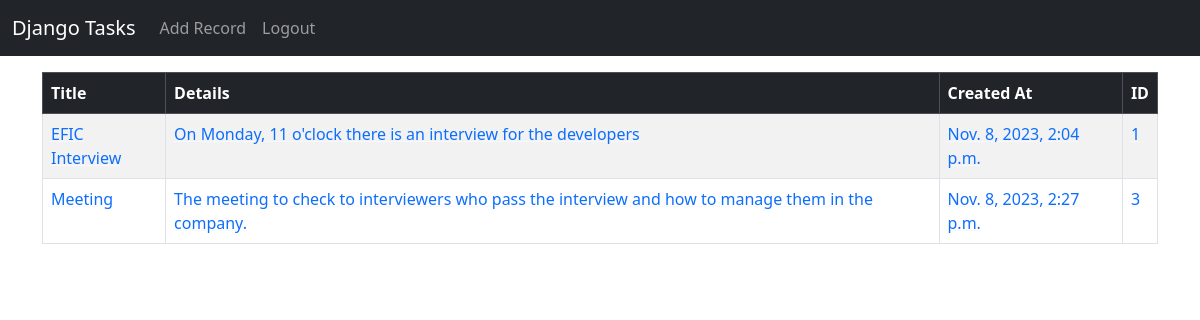
The app's page / (signed in) with its own data.
### todo/models.py (models this page shows, shortened)
class Record(models.Model):
    created_at = models.DateTimeField(auto_now_add=True)
    task_title = models.CharField(max_length=100)
    task_details = models.TextField()

### todo/views.py (the view)
# urls.py: 2. Add a URL to urlpatterns:  path('', views.home, name='home')
def home(request):
    records = Record.objects.all()
    if request.method == 'POST':
        username = request.POST['username']
        password = request.POST['password']
        user = authenticate(request, username=username, password=password)
        if user is not None:
            login(request, user)
            messages.success(request, "You Have Been Logged In!")
            return redirect('home')
        else:
            messages.success(
                request, "There Was An Error Logging In, Please Try Again...")
    else:
        return render(request, 'home.html', locals())

### todo/templates/home.html (shortened to what this page needs)
{% extends "base.html" %}
{% block content %}
    {% if user.is_authenticated %}
<table class="table table-striped table-hover table-bordered">
    <thead class="table-dark">
        <tr>
            <th scope="col">Title</th>
            <th scope="col">Details</th>
            <th scope="col">Created At</th>
            <th scope="col">ID</th>
        </tr>
    </thead>
    <tbody>
        {% if records %}
        {% for record in records %}
        <tr>
            <td><a class="link-underline-light" href="{% url "record" record.id %}" >{{record.task_title}}</a></td>
            <td><a class="link-underline-light" href="{% url "record" record.id %}" >{{record.task_details}}</a></td>
            <td><a class="link-underline-light" href="{% url "record" record.id %}" >{{record.created_at}}</a></td>
            <td><a class="link-underline-light" href="{% url "record" record.id %}" >{{record.id}}</a></td>
        </tr>
        {% endfor %}
        {% endif %}
    </tbody>
</table>
{% endif %}
{% endblock %}

### todo/templates/base.html (shortened to what this page needs)
<!doctype html>
<html lang="en">
  <head>
    <link href="https://cdn.jsdelivr.net/npm/bootstrap@5.3.2/dist/css/bootstrap.min.css" rel="stylesheet">
  </head>
  <body>
    {% include "navbar.html" %}
<br/><br/>
    <div class="container">
        <br/>
    {% block content %}{% endblock content %}
    </div>
  </body>
</html>

### todo/templates/navbar.html (shortened to what this page needs)
<nav class="navbar navbar-expand-lg navbar-dark bg-dark fixed-top">
    <div class="container-fluid">
      <a class="navbar-brand" href="{% url "home" %}">Django Tasks</a>
      <div class="collapse navbar-collapse" id="navbarSupportedContent">
        <ul class="navbar-nav me-auto mb-2 mb-lg-0">
            {% if user.is_authenticated %}
            <li class="nav-item">
                <a class="nav-link" href="{% url "add_record" %}">Add Record</a>
            </li>
            <li class="nav-item">
            <a class="nav-link" href="{% url "logout" %}">Logout</a>
            </li>
            {% endif %}
        </ul>
      </div>
    </div>
  </nav>

### records on screen
Record: task_title "EFIC Interview", task_details "On Monday, 11 o'clock there is an interview for the developers", created_at "Nov. 8, 2023, 2:04 p.m.", id "1"
Record: task_title "Meeting", task_details "The meeting to check to interviewers who pass the interview and how to manage them in the company.", created_at "Nov. 8, 2023, 2:27 p.m.", id "3"
